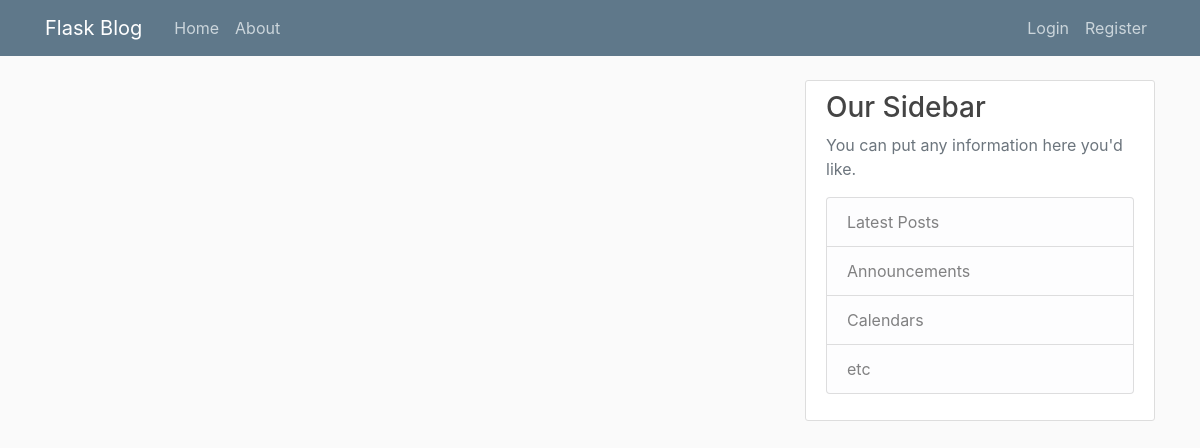
Page /home on the earlier database version.
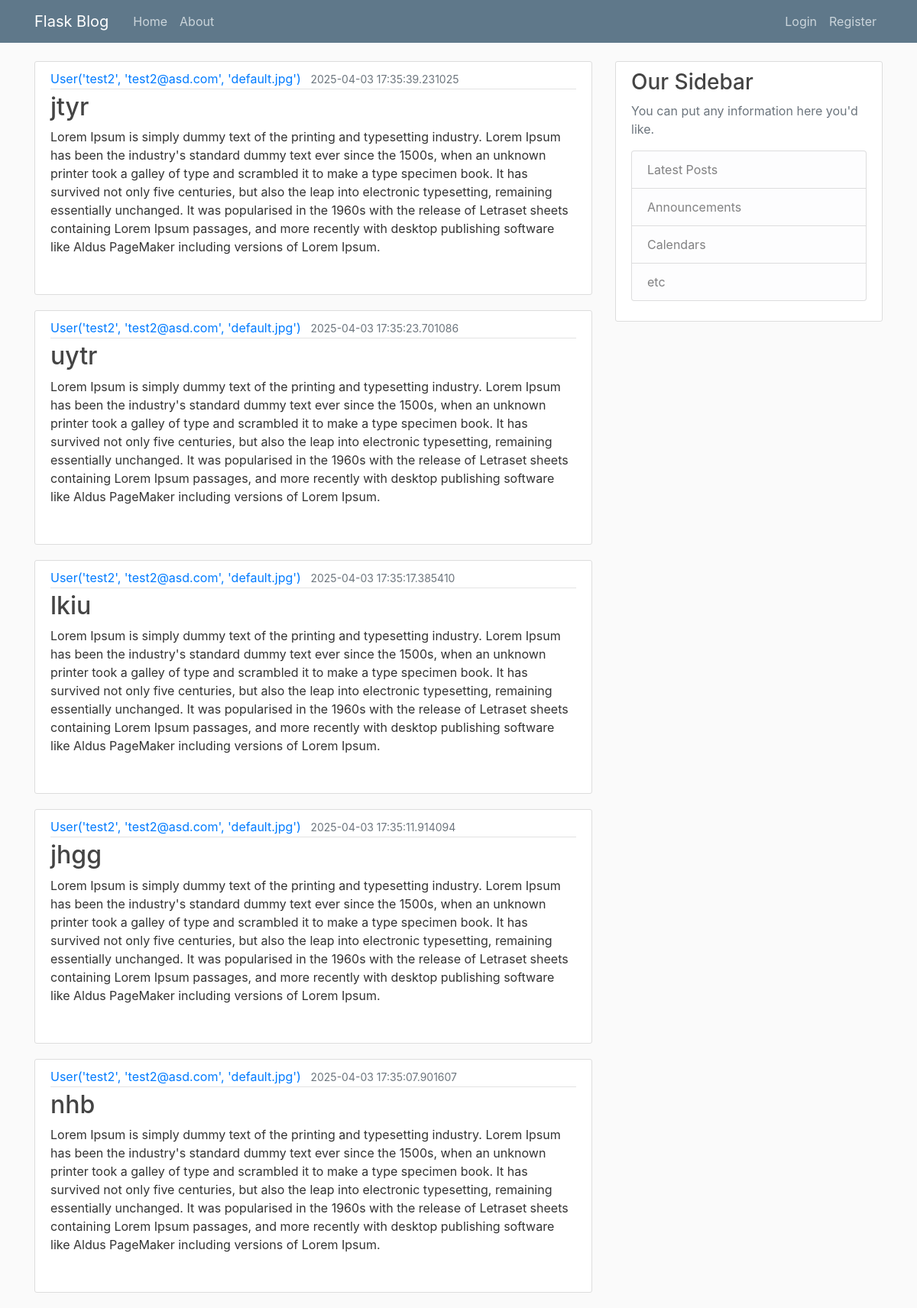
Same page on the later database version.
### flaskblog/models.py (models this page shows, shortened)
class Post(db.Model):
    id = db.Column(db.Integer, primary_key=True)
    title = db.Column(db.String(100), nullable=False)
    date_posted = db.Column(db.DateTime, nullable=False, default=datetime.utcnow)
    content = db.Column(db.Text, nullable=False)
    user_id = db.Column(db.Integer, db.ForeignKey('user.id'), nullable=False)

class User(db.Model, UserMixin):
    id = db.Column(db.Integer, primary_key=True)
    username = db.Column(db.String(20), unique=True, nullable=False)
    email = db.Column(db.String(120), unique=True, nullable=False)
    image_file = db.Column(db.String(20), nullable=False, default='default.jpg')
    password = db.Column(db.String(60), nullable=False)
    posts = db.relationship('Post', backref='author', lazy=True)
    def __repr__(self):
        return f"User('{self.username}', '{self.email}', '{self.image_file}')"

### flaskblog/routes.py (the view)
@app.route("/")
@app.route("/home")
def home():
    page = request.args.get('page', 1, type=int)
    posts = Post.query.order_by(Post.date_posted.desc()).paginate(per_page=5)
    return render_template('home.html', posts=posts)

### flaskblog/templates/home.html
{% extends "layout.html" %}
{% block content %}
    {% for post in posts %}
        <article class="media content-section">
            <div class="media-body">
            <div class="article-metadata">
                <a class="mr-2" href="#">{{ post.author }}</a>
                <small class="text-muted">{{ post.date_posted }}</small>
            </div>
            <h2><a class="article-title" href="#">{{ post.title }}</a></h2>
            <p class="article-content">{{ post.content }}</p>
            </div>
        </article>
    {% endfor %}
{% endblock content %}

Differences in the rows shown:
added Post: author "User('test2', 'test2@asd.com', 'default.jpg')", date_posted "2025-04-03 17:35:39.231025", title "jtyr", content "Lorem Ipsum is simply dummy text of the printing and typesetting industry. Lorem Ipsum has been the industry's standard dummy text ever since the 1500s, when an unknown printer took a galley of type and scrambled it to make a type specimen book. It has survived not only five centuries, but also the leap into electronic typesetting, remaining essentially unchanged. It was popularised in the 1960s with the release of Letraset sheets containing Lorem Ipsum passages, and more recently with desktop publishing software like Aldus PageMaker including versions of Lorem Ipsum."
added Post: author "User('test2', 'test2@asd.com', 'default.jpg')", date_posted "2025-04-03 17:35:23.701086", title "uytr", content "Lorem Ipsum is simply dummy text of the printing and typesetting industry. Lorem Ipsum has been the industry's standard dummy text ever since the 1500s, when an unknown printer took a galley of type and scrambled it to make a type specimen book. It has survived not only five centuries, but also the leap into electronic typesetting, remaining essentially unchanged. It was popularised in the 1960s with the release of Letraset sheets containing Lorem Ipsum passages, and more recently with desktop publishing software like Aldus PageMaker including versions of Lorem Ipsum."
added Post: author "User('test2', 'test2@asd.com', 'default.jpg')", date_posted "2025-04-03 17:35:17.385410", title "lkiu", content "Lorem Ipsum is simply dummy text of the printing and typesetting industry. Lorem Ipsum has been the industry's standard dummy text ever since the 1500s, when an unknown printer took a galley of type and scrambled it to make a type specimen book. It has survived not only five centuries, but also the leap into electronic typesetting, remaining essentially unchanged. It was popularised in the 1960s with the release of Letraset sheets containing Lorem Ipsum passages, and more recently with desktop publishing software like Aldus PageMaker including versions of Lorem Ipsum."
added Post: author "User('test2', 'test2@asd.com', 'default.jpg')", date_posted "2025-04-03 17:35:11.914094", title "jhgg", content "Lorem Ipsum is simply dummy text of the printing and typesetting industry. Lorem Ipsum has been the industry's standard dummy text ever since the 1500s, when an unknown printer took a galley of type and scrambled it to make a type specimen book. It has survived not only five centuries, but also the leap into electronic typesetting, remaining essentially unchanged. It was popularised in the 1960s with the release of Letraset sheets containing Lorem Ipsum passages, and more recently with desktop publishing software like Aldus PageMaker including versions of Lorem Ipsum."
added Post: author "User('test2', 'test2@asd.com', 'default.jpg')", date_posted "2025-04-03 17:35:07.901607", title "nhb", content "Lorem Ipsum is simply dummy text of the printing and typesetting industry. Lorem Ipsum has been the industry's standard dummy text ever since the 1500s, when an unknown printer took a galley of type and scrambled it to make a type specimen book. It has survived not only five centuries, but also the leap into electronic typesetting, remaining essentially unchanged. It was popularised in the 1960s with the release of Letraset sheets containing Lorem Ipsum passages, and more recently with desktop publishing software like Aldus PageMaker including versions of Lorem Ipsum."
